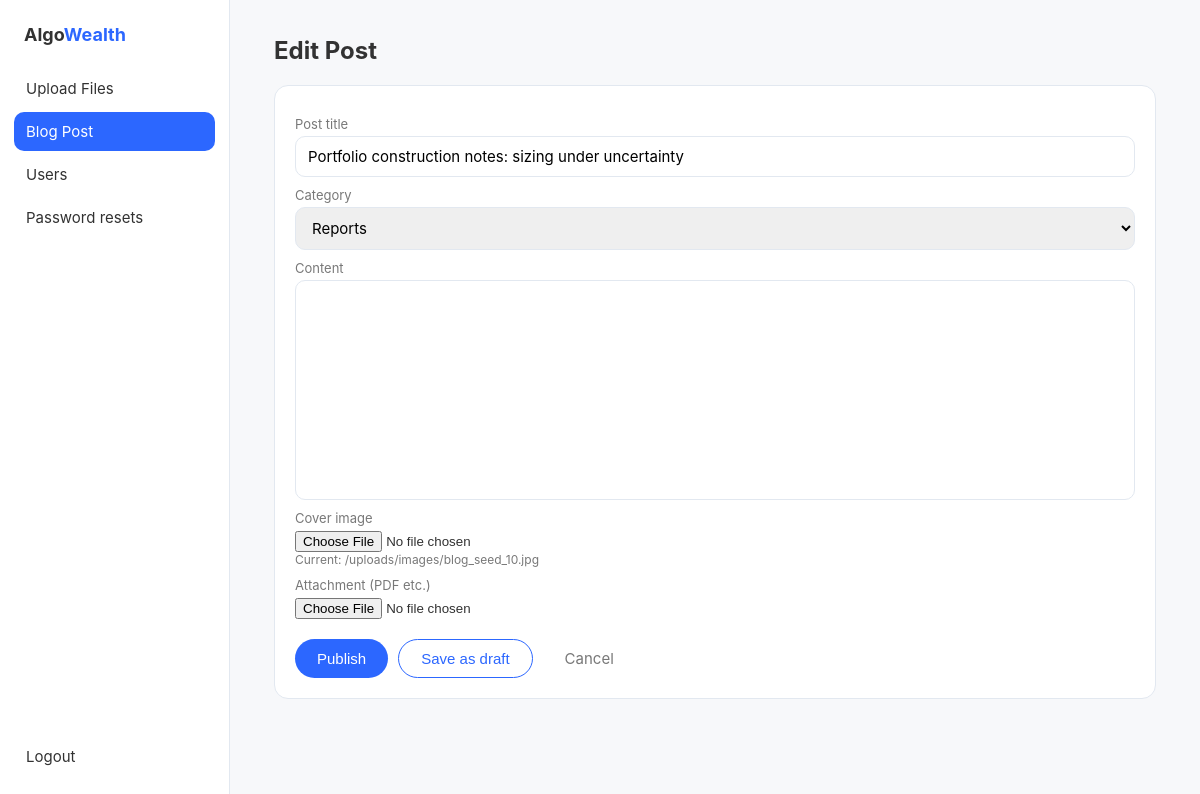
Screenshot of /admin/posts/edit/11 (signed in) with the database file from the repository.
### tables this page shows
CREATE TABLE posts (
    id INTEGER PRIMARY KEY AUTOINCREMENT,
    title TEXT NOT NULL,
    type TEXT NOT NULL CHECK (type IN ('stock_ideas', 'reports')),
    status TEXT NOT NULL DEFAULT 'draft' CHECK (status IN ('draft', 'published')),
    image_path TEXT,
    file_path TEXT,
    content_json TEXT,
    content_plain TEXT,
    created_at TEXT NOT NULL DEFAULT (datetime('now')),
    published_at TEXT
);

### backend/app/admin.py (the view)
@router.get("/posts/edit/{post_id}")
def post_edit(request: Request, post_id: int,
              admin: sqlite3.Row = Depends(current_admin)):
    post = db.get_post(post_id)
    if post is None:
        return RedirectResponse("/admin/posts", status_code=303)
    return _page(request, "post_form.html", active="posts", post=post,
                 content_json=post["content_json"] or "")

### backend/app/templates/admin/post_form.html (shortened to what this page needs)
{% extends "admin/layout.html" %}
{% block content %}
<h1>{{ 'Edit Post' if post else 'Create Post' }}</h1>
<div class="card">
  <form method="post" action="/admin/posts/save" enctype="multipart/form-data" id="postForm">
    <label>Post title</label>
    <input type="text" name="title" required value="{{ post.title if post else '' }}">
    <label>Category</label>
    <select name="type">
      <option value="reports" {% if post and post.type=='reports' %}selected{% endif %}>Reports</option>
    </select>
    <label>Content</label>
    <div id="editorjs" style="border:1px solid #E2E8F0;border-radius:10px;padding:8px 14px;background:#fff;min-height:220px"></div>
    <label>Cover image</label>
    <input type="file" name="image" accept="image/*">
    {% if post and post.image_path %}<div style="font-size:12px;color:#787878">Current: {{ post.image_path }}</div>{% endif %}
    <label>Attachment (PDF etc.)</label>
    <input type="file" name="attachment">
    <div style="margin-top:20px;display:flex;gap:10px">
      <button type="submit" name="action" value="publish">Publish</button>
      <button type="submit" name="action" value="draft" class="ghost">Save as draft</button>
      <a class="btn" style="background:transparent;color:#787878" href="/admin/posts">Cancel</a>
    </div>
  </form>
</div>
{% endblock %}

### backend/app/templates/admin/layout.html (style rules this page uses)
:root { --blue:#2C67FF; --dark:#323232; --gray:#787878; --border:#E2E8F0; --bg:#F7F8FA; }
* { box-sizing:border-box; margin:0; }
body { font-family:-apple-system,BlinkMacSystemFont,'Segoe UI',Inter,sans-serif; background:var(--bg); color:var(--dark); display:flex; min-height:100vh; }
h1 { font-size:24px; margin-bottom:20px; }
.card { background:#fff; border:1px solid var(--border); border-radius:14px; padding:20px; margin-bottom:18px; }
label { display:block; font-size:13px; color:var(--gray); margin:10px 0 4px; }
input[type=text], input[type=email], input[type=password], input[type=date], select, textarea { width:100%; padding:10px 12px; border:1px solid var(--border); border-radius:10px; font-size:15px; font-family:inherit; }
button, .btn { background:var(--blue); color:#fff; border:0; border-radius:22px; padding:10px 22px; font-size:15px; cursor:pointer; text-decoration:none; display:inline-block; }
button.ghost { background:transparent; color:var(--blue); border:1px solid var(--blue); }

### rows the page displays
posts: title "Portfolio construction notes: sizing under uncertainty", type "Reports", image_path "/uploads/images/blog_seed_10.jpg"

### other values shown
{{ 'Edit Post' if post else 'Create Post' }} "Edit Post"
